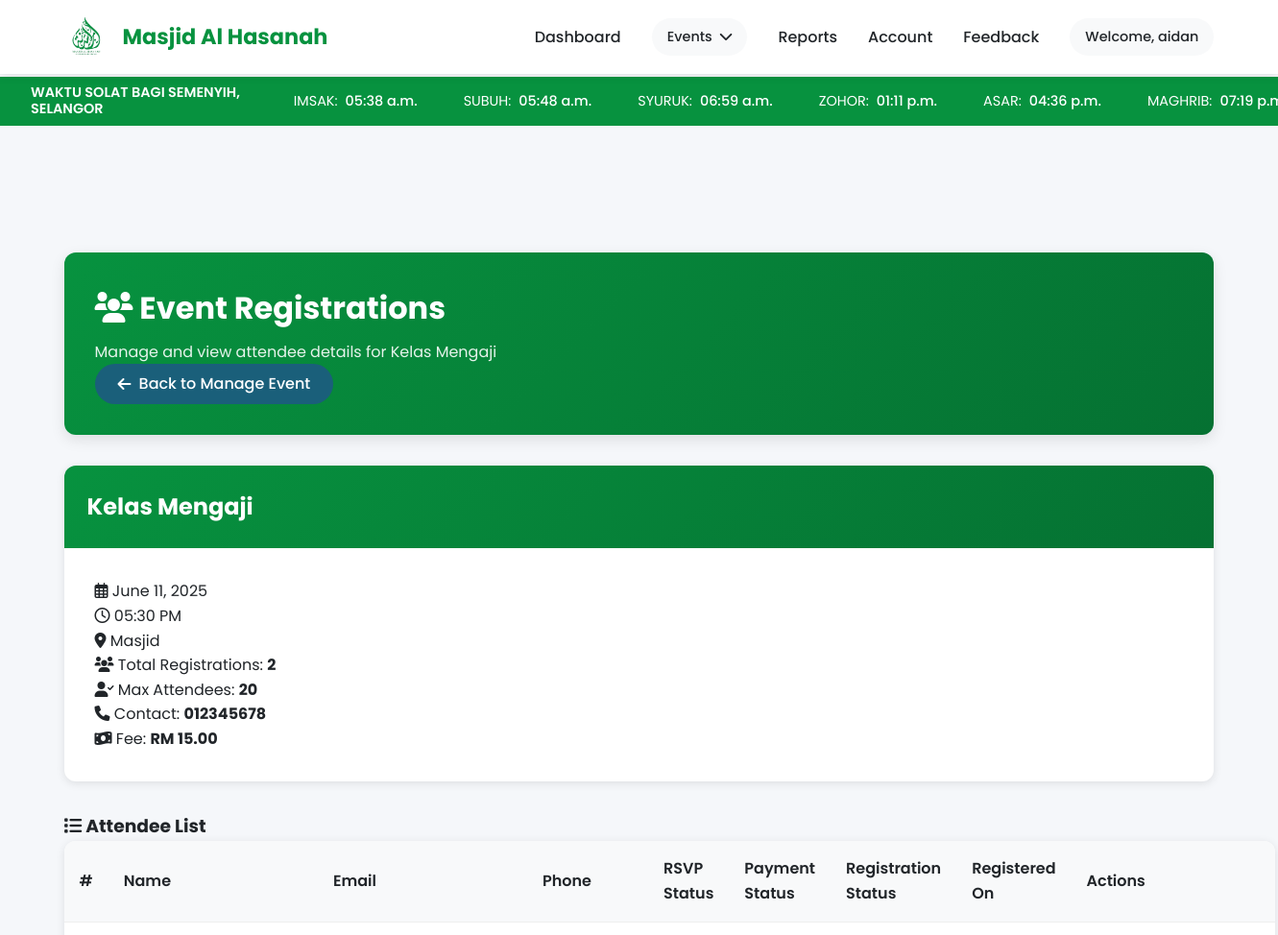
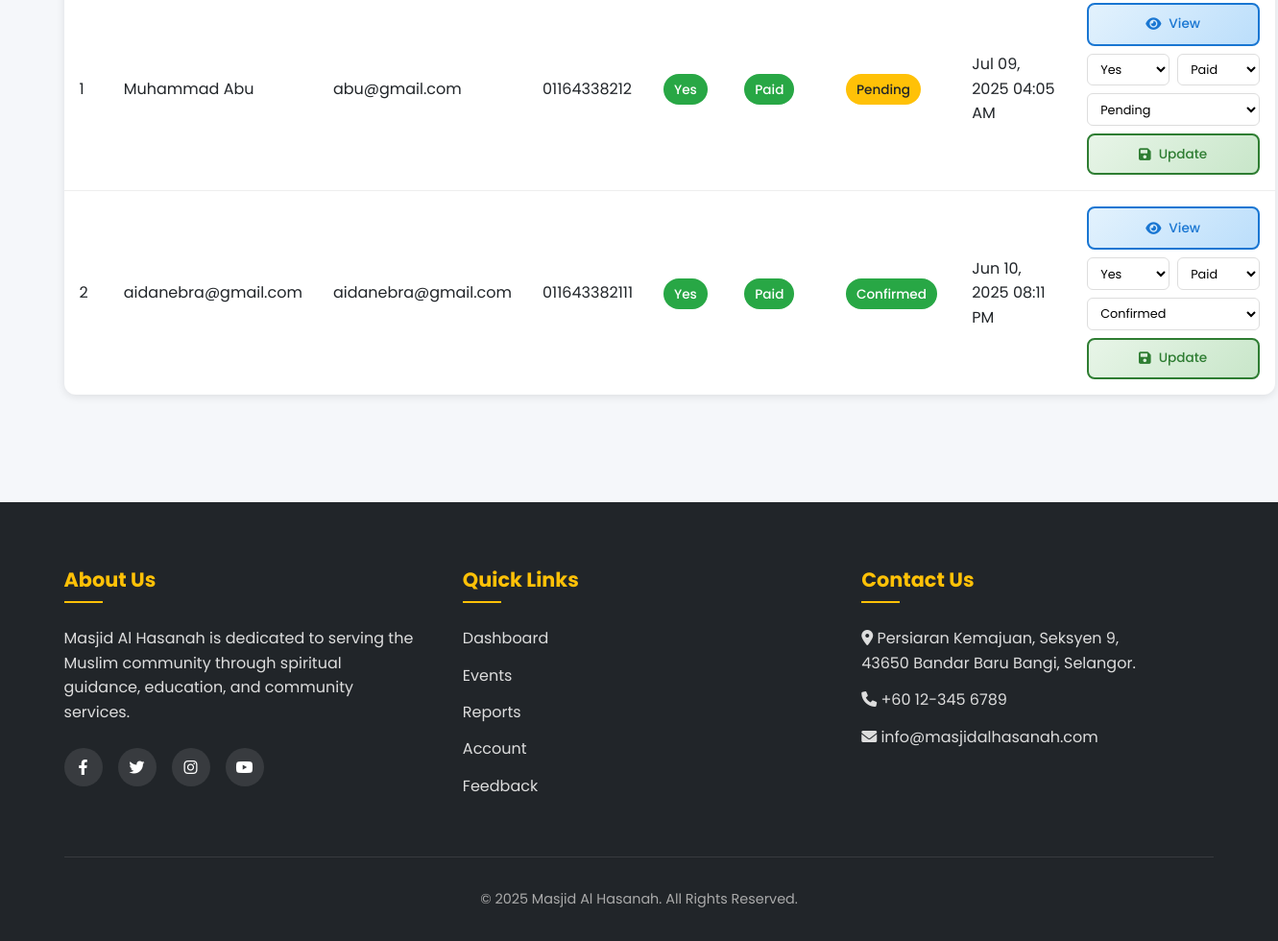
The page /adminregistration/E01/ (signed in) on the database its author committed (2 pictures, top to bottom).
### EventProject/models.py (models this page shows, shortened)
class Event(models.Model):
    STATUS_CHOICES = [
        ('UPCOMING', 'Upcoming'),
        ('COMPLETED', 'Completed'),
        ('CANCELLED', 'Cancelled')
    ]
    eventid = models.CharField(max_length=10, primary_key=True)
    eventname = models.CharField(max_length=100)
    eventdescription = models.TextField()
    eventdate = models.DateField()
    eventtime = models.TimeField()
    eventlocation = models.CharField(max_length=255)
    eventorganizer = models.CharField(max_length=100, null=True)
    max_attendees = models.PositiveIntegerField(null=True)  # number of people who can attend
    contact_number = models.CharField(max_length=15, null=True)  # organizer's phone number
    fee = models.DecimalField(max_digits=8, decimal_places=2, default=0.00)  # event fee
    event_image = models.ImageField(upload_to='event_images/', null=True, blank=True)
    status = models.CharField(max_length=10, choices=STATUS_CHOICES, default='UPCOMING')
    updated_at = models.DateTimeField(auto_now=True)

class Registration(models.Model):
    registration_id = models.AutoField(primary_key=True)
    eventid = models.ForeignKey(Event, on_delete=models.CASCADE, related_name='registrations')
    userid = models.ForeignKey(User, on_delete=models.CASCADE, related_name='event_registrations')
    registration_date = models.DateTimeField(auto_now_add=True)
    full_name = models.CharField(max_length=255,null=True, blank=True)
    email = models.EmailField(null=True, blank=True)
    phone = models.CharField(max_length=20,null=True, blank=True)
    ic_number = models.CharField(max_length=30,null=True, blank=True)
    address = models.TextField(null=True, blank=True)
    num_attendees = models.PositiveIntegerField(default=1)
    special_requirements = models.TextField(blank=True, null=True)
    RSVP_CHOICES = [('YES', 'Yes'), ('NO', 'No'), ('MAYBE', 'Maybe')]
    rsvp_status = models.CharField(max_length=10, choices=RSVP_CHOICES, default='YES')
    PAYMENT_STATUS = [('PENDING', 'Pending'), ('PAID', 'Paid'), ('FAILED', 'Failed')]
    payment_status = models.CharField(max_length=10, choices=PAYMENT_STATUS, default='PENDING')
    payment_reference = models.CharField(max_length=100, blank=True, null=True)
    payment_date = models.DateTimeField(blank=True, null=True)
    payment_amount = models.DecimalField(max_digits=8, decimal_places=2, blank=True, null=True)
    STATUS_CHOICES = [('PENDING', 'Pending'), ('CONFIRMED', 'Confirmed'), ('CANCELLED', 'Cancelled')]
    status = models.CharField(max_length=10, choices=STATUS_CHOICES, default='PENDING')
    feedback = models.TextField(blank=True, null=True, help_text="User feedback about the event")
    class Meta:
        ordering = ['-registration_date']
        unique_together = ['eventid', 'userid']

class User(models.Model):
    userid=models.CharField(max_length=10, primary_key=True)
    user_name=models.TextField(max_length=100, null=True)
    userpassword = models.CharField(max_length=100, null=True)
    username=models.CharField(max_length=100,null=True)
    useremail=models.CharField(max_length=100)
    usernumber=models.CharField(max_length=12,null=True)
    userbirthdate=models.DateField(null=True)
    usergender=models.TextField(max_length=20,null=True)

### EventProject/views.py (the view)
# urls.py: path('adminregistration/<alphanumeric:event_id>/', views.adminregistration, name='adminregistration'),
def adminregistration(request, event_id):
    if not request.session.get('adminusername'):
        return redirect('loginpageadmin')
    event = get_object_or_404(Event, eventid=event_id)
    registrations = Registration.objects.filter(eventid=event).select_related('userid')
    status_counts = {
        'PENDING': registrations.filter(status='PENDING').count(),
        'CONFIRMED': registrations.filter(status='CONFIRMED').count(),
        'CANCELLED': registrations.filter(status='CANCELLED').count(),
    }
    total_attendees = sum(reg.num_attendees for reg in registrations)
    context = {
        'event': event,
        'registrations': registrations.order_by('-registration_date'),
        'status_counts': status_counts,
        'total_registrations': registrations.count(),
        'total_attendees': total_attendees,
        'adminusername': request.session.get('adminusername')
    }
    return render(request, 'adminregistration.html', context)

### EventProject/urls.py (called while the page is built)
    def to_python(self, value):
        return str(value)

### EventProject/templates/adminregistration.html (shortened to what this page needs)
{% load static %}
<!DOCTYPE html>
<html lang="en">
<head>
    <link rel="stylesheet" href="https://cdnjs.cloudflare.com/ajax/libs/font-awesome/6.0.0/css/all.min.css">
</head>
<body>
    <div class="prayer-times-bar">
        <div class="prayer-times-container">
            <div class="prayer-location">WAKTU SOLAT BAGI SEMENYIH,<br>SELANGOR</div>
            <div class="prayer-time">IMSAK: <span>05:38 a.m.</span></div>
            <div class="prayer-time">SUBUH: <span>05:48 a.m.</span></div>
            <div class="prayer-time">SYURUK: <span>06:59 a.m.</span></div>
            <div class="prayer-time">ZOHOR: <span>01:11 p.m.</span></div>
            <div class="prayer-time">ASAR: <span>04:36 p.m.</span></div>
            <div class="prayer-time">MAGHRIB: <span>07:19 p.m.</span></div>
        </div>
    </div>
    <nav class="navbar">
        <a href="{% url 'admindashboard' %}" class="logo">
            <img src="{% static 'logo.png' %}" alt="Masjid Al Hasanah">
            <div class="logo-text">
                <h2>Masjid Al Hasanah</h2>
            </div>
        </a>
        <div class="nav-links">
            <a href="{% url 'admindashboard' %}">Dashboard</a>
            <div class="dropdown">
                <span class="nav-greeting">Events<i class="fas fa-chevron-down"></i></span>
            </div>
            <a href="{% url 'adminreport' %}">Reports</a>
            <a href="{% url 'adminaccount' %}">Account</a>
            <a href="{% url 'adminfeedback' %}">Feedback</a>
            {% if adminusername %}
            <span class="nav-greeting">Welcome, {{ adminusername }}</span>
            {% endif %}
        </div>
    </nav>
    <div class="main-content">
        <div class="container">
            <div class="page-header">
                <div class="d-flex justify-content-between align-items-center">
                    <div>
                        <h1><i class="fas fa-users me-2"></i> Event Registrations</h1>
                        <p>Manage and view attendee details for {{ event.eventname }}</p>
                    </div>
                    <a href="{% url 'eventadmin' %}" class="btn btn-secondary">
                        <i class="fas fa-arrow-left"></i> Back to Manage Event
                    </a>
                </div>
            </div>
            <div class="event-card">
                <div class="event-header">
                    <h2 class="h4 mb-0">{{ event.eventname }}</h2>
                </div>
                <div class="event-body">
                    <div class="row">
                        <div class="col-md-6">
                            <p><i class="far fa-calendar-alt me-2"></i> {{ event.eventdate|date:"F d, Y" }}</p>
                            <p><i class="far fa-clock me-2"></i> {{ event.eventtime|time:"h:i A" }}</p>
                            <p><i class="fas fa-map-marker-alt me-2"></i> {{ event.eventlocation }}</p>
                        </div>
                        <div class="col-md-6">
                            <p><i class="fas fa-users me-2"></i> Total Registrations: <strong>{{ total_registrations }}</strong></p>
                            {% if event.max_attendees %}
                            <p><i class="fas fa-user-check me-2"></i> Max Attendees: <strong>{{ event.max_attendees }}</strong></p>
                            {% endif %}
                            {% if event.contact_number %}
                            <p><i class="fas fa-phone me-2"></i> Contact: <strong>{{ event.contact_number }}</strong></p>
                            {% endif %}
                            <p><i class="fas fa-money-bill-wave me-2"></i> Fee: <strong>RM {{ event.fee|default_if_none:'0' }}</strong></p>
                        </div>
                    </div>
                </div>
            </div>
            <div class="card">
                <div class="card-header bg-white">
                    <h3 class="h5 mb-0"><i class="fas fa-list me-2"></i> Attendee List</h3>
                </div>
                <div class="card-body p-0">
                    {% if registrations %}
                    <div class="table-responsive">
                        <table class="table">
                            <thead>
                                <tr>
                                    <th>#</th>
                                    <th>Name</th>
                                    <th>Email</th>
                                    <th>Phone</th>
                                    <th>RSVP Status</th>
                                    <th>Payment Status</th>
                                    <th>Registration Status</th>
                                    <th>Registered On</th>
                                    <th>Actions</th>
                                </tr>
                            </thead>
                            <tbody>
                                {% for reg in registrations %}
                                <tr>
                                    <td>{{ forloop.counter }}</td>
                                    <td>{{ reg.userid.user_name|default:reg.userid.username }}</td>
                                    <td>{{ reg.userid.useremail }}</td>
                                    <td>{{ reg.userid.usernumber|default:"-" }}</td>
                                    <td>
                                        <span class="badge
                                            {% if reg.rsvp_status == 'YES' %}badge-success
                                            {% elif reg.rsvp_status == 'NO' %}badge-danger
                                            {% else %}badge-warning{% endif %}">
                                            {{ reg.get_rsvp_status_display }}
                                        </span>
                                    </td>
                                    <td>
                                        <span class="badge
                                            {% if reg.payment_status == 'PAID' %}badge-success
                                            {% elif reg.payment_status == 'FAILED' or reg.payment_status == 'NOT_PAID' %}badge-danger
                                            {% elif reg.payment_status == 'PENDING' %}badge-warning
                                            {% else %}badge-info{% endif %}">
                                            {{ reg.get_payment_status_display|default:reg.payment_status|title }}
                                        </span>
                                    </td>
                                    <td>
                                        <span class="badge
                                            {% if reg.status == 'CONFIRMED' %}badge-success
                                            {% elif reg.status == 'CANCELLED' %}badge-danger
                                            {% else %}badge-warning{% endif %}">
                                            {{ reg.get_status_display }}
                                        </span>
                                    </td>
                                    <td>{{ reg.registration_date|date:"M d, Y h:i A" }}</td>
                                    <td>
                                        <div class="action-buttons">
                                            <a href="#" class="action-btn view" data-registration-id="{{ reg.registration_id }}">
                                                <i class="fas fa-eye"></i> View
                                            </a>
                                            <form method="post" action="{% url 'update_registration_status' reg.registration_id %}" class="action-form">
                                                <div class="form-row">
                                                    <select name="rsvp_status" class="form-select-sm">
                                                        <option value="YES" {% if reg.rsvp_status == 'YES' %}selected{% endif %}>Yes</option>
                                                    </select>
                                                    <select name="payment_status" class="form-select-sm">
                                                        <option value="PAID" {% if reg.payment_status == 'PAID' %}selected{% endif %}>Paid</option>
                                                    </select>
                                                </div>
                                                <div class="form-row">
                                                    <select name="status" class="form-select-sm">
                                                        <option value="PENDING" {% if reg.status == 'PENDING' %}selected{% endif %}>Pending</option>
                                                        <option value="CONFIRMED" {% if reg.status == 'CONFIRMED' %}selected{% endif %}>Confirmed</option>
                                                    </select>
                                                </div>
                                                <button type="submit" class="action-btn update">
                                                    <i class="fas fa-save"></i> Update
                                                </button>
                                            </form>
                                        </div>
                                    </td>
                                </tr>
                                {% endfor %}
                            </tbody>
                        </table>
                    </div>
                    {% else %}
                    <div class="text-center py-5">
                        <i class="fas fa-user-slash fa-3x text-muted mb-3"></i>
                        <p class="h5 text-muted">No registrations found for this event.</p>
                    </div>
                    {% endif %}
                </div>
            </div>
        </div>
    </div>
    <footer>
        <div class="footer-content">
            <div class="footer-section">
                <h3>About Us</h3>
                <p>Masjid Al Hasanah is dedicated to serving the Muslim community through spiritual guidance, education, and community services.</p>
                <div class="social-links">
                    <a href="#"><i class="fab fa-facebook-f"></i></a>
                    <a href="#"><i class="fab fa-twitter"></i></a>
                    <a href="#"><i class="fab fa-instagram"></i></a>
                    <a href="#"><i class="fab fa-youtube"></i></a>
                </div>
            </div>
            <div class="footer-section">
                <h3>Quick Links</h3>
                <a href="{% url 'admindashboard' %}">Dashboard</a>
                <a href="{% url 'eventadmin' %}">Events</a>
                <a href="{% url 'adminreport' %}">Reports</a>
                <a href="{% url 'adminaccount' %}">Account</a>
                <a href="{% url 'adminfeedback' %}">Feedback</a>
            </div>
            <div class="footer-section">
                <h3>Contact Us</h3>
                <p><i class="fas fa-map-marker-alt"></i> Persiaran Kemajuan, Seksyen 9, <br> 43650 Bandar Baru Bangi, Selangor.</p>
                <p><i class="fas fa-phone"></i> +60 12-345 6789</p>
                <p><i class="fas fa-envelope"></i> info@masjidalhasanah.com</p>
            </div>
        </div>
        <div class="footer-bottom">
            <p>&copy; 2025 Masjid Al Hasanah. All Rights Reserved.</p>
        </div>
    </footer>
</body>
</html>

### rows shown on the page
Event: eventorganizer "aidan", eventname "Kelas Mengaji", eventdate "June 11, 2025", eventtime "05:30 PM", eventlocation "Masjid", max_attendees "20", contact_number "012345678", fee "15.00"
Registration: userid.user_name "Muhammad Abu", userid.useremail "abu@gmail.com", userid.usernumber "01164338212", rsvp_status "Yes", payment_status "Paid", status "Pending", registration_date "Jul 09, 2025 04:05 AM"
Registration: userid.user_name "aidanebra@gmail.com", userid.useremail "aidanebra@gmail.com", userid.usernumber "011643382111", rsvp_status "Yes", payment_status "Paid", status "Confirmed", registration_date "Jun 10, 2025 08:11 PM"

### other values the page prints
{{ total_registrations }} "2"
